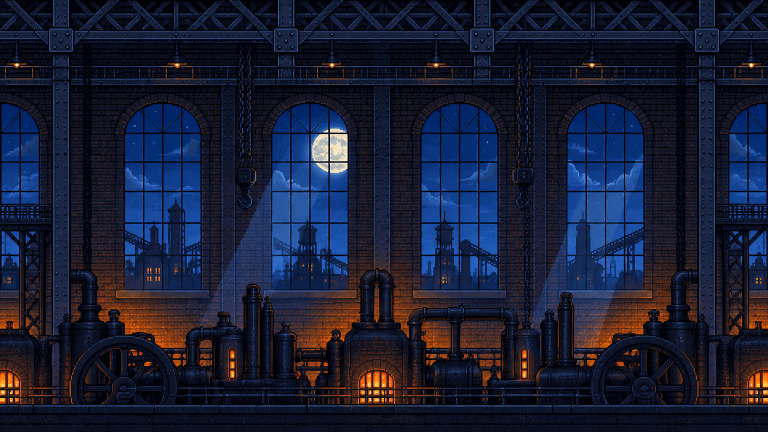
#> input picture booker-run/art/levels/raw/b-l4-far-med.png, 1536 x 864 px (shown at 1/2 size); the run also reads 1 picture not shown here
$ python b_build.py
#> lines starting #> are read from the running program, lines starting #| are printed output that depends on the picture; after the words box and inside, x2 and y2 are one past the last pixel; in counts of white or black regions, pixels touching at a corner belong together
### booker-run/art/levels/scripts/b_lib.py
"""Agent B shared pixel pipeline (Levels 4-6).

Same steps as art/scripts/build_assets.py (Level 1), copied here because that
script rebuilds Level 1 on import:
  box downscale (premultiplied) -> crossfade wrap seams -> per-level 32-colour
  palette (no dither) -> alpha thresholded to 0/255 -> bold dark inner outline.
"""
import os
import numpy as np
from PIL import Image

LEVELS = os.path.dirname(os.path.dirname(os.path.abspath(__file__)))  # art/levels
ART = os.path.dirname(LEVELS)
ROOT = os.path.dirname(ART)  # booker-run
OUT = os.path.join(ROOT, "public", "assets")
RAW = lambda n: os.path.join(LEVELS, "raw", n)
DRAFT = lambda n: os.path.join(LEVELS, "drafts", n)

N_COLORS = 32
OUTLINE = (34, 18, 22)  # same outline colour as Level 1
W, H = 480, 270


def rgba(path):
    return Image.open(path).convert("RGBA")


# [12 lines left out: function segments, not called in this run]


def clean_alpha(im, thr=128):
    a = np.array(im)
    on = a[:, :, 3] >= thr
    a[:, :, 3] = np.where(on, 255, 0)
    a[~on] = 0
    return Image.fromarray(a, "RGBA")


# [18 lines left out: functions split_row, split_grid, not called in this run]


def down(im, size):
    a = np.array(im).astype(np.float32)
    al = a[:, :, 3:4] / 255.0
    pre = np.concatenate([a[:, :, :3] * al, a[:, :, 3:4]], 2).astype(np.uint8)
    small = np.array(Image.fromarray(pre, "RGBA").resize(size, Image.BOX)).astype(np.float32)
    al2 = np.maximum(small[:, :, 3:4] / 255.0, 1e-6)
    rgb = np.clip(small[:, :, :3] / al2, 0, 255)
    return clean_alpha(Image.fromarray(np.concatenate([rgb, small[:, :, 3:4]], 2).astype(np.uint8), "RGBA"))


# [13 lines left out: function outline_inner, not called in this run]


def best_cut(im, min_frac=0.85, band=4):
    a = np.array(im.resize((im.width // 2, im.height // 2), Image.BOX)).astype(np.float32)
    a[:, :, :3] *= a[:, :, 3:4] / 255.0
    W0 = a.shape[1]
    head = a[:, :band]
    best, bw = None, W0
    for wc in range(int(W0 * min_frac), W0 - band):
        d = np.abs(a[:, wc:wc + band] - head).mean()
        if best is None or d < best:
            best, bw = d, wc
    return im.crop((0, 0, bw * 2, im.height))


def wrap_seamless(im, w, h, k, cut=True):
    if cut:
        im = best_cut(im)
    big = np.array(im.resize((w + k, h), Image.BOX)).astype(np.float32)
    out = big[:, :w].copy()
    for x in range(k):
        t = (x + 0.5) / k
        out[:, x] = big[:, w + x] * (1 - t) + big[:, x] * t
    return Image.fromarray(out.astype(np.uint8), "RGBA")


def wrap_xy(im, w, h, k):
    """Seamless both ways: crossfade columns, then rows."""
    big = np.array(im.convert("RGBA").resize((w + k, h + k), Image.BOX)).astype(np.float32)
    out = big[:, :w].copy()
    for x in range(k):
        t = (x + 0.5) / k
        out[:, x] = big[:, w + x] * (1 - t) + big[:, x] * t
    o2 = out[:h].copy()
    for y in range(k):
        t = (y + 0.5) / k
        o2[y] = out[h + y] * (1 - t) + out[y] * t
    return Image.fromarray(o2.astype(np.uint8), "RGBA")


# [48 lines left out: functions fit, make_palette, apply_palette, not called in this run]


def tile(im, nx, ny):
    a = np.array(im.convert("RGBA"))
    return Image.fromarray(np.tile(a, (ny, nx, 1)), "RGBA")


# [4 lines left out: function on_bg, not called in this run]


def zoom(im, z):
    return im.resize((im.width * z, im.height * z), Image.NEAREST)


# [87 lines left out: functions check_alpha, n_colors, down_lines, outline_outer, fit_outer, make_palette_groups and 1 more, not called in this run]

### booker-run/art/levels/scripts/b_build.py
"""Agent B: build Level 4-6 finals from art/levels/raw/b-*.png.

Run:  python3 art/levels/scripts/b_build.py 4 [5 6]
Writes public/assets/<key>.png, merges manifest entries (merge_manifest.py),
and saves art/levels/drafts/b-lN-check.png (assets at 4x + seam checks).
"""
import json
import subprocess
import sys

from b_lib import *

MERGE = os.path.join(ART, "scripts", "merge_manifest.py")


def platform_window(path, x0, period, n=3):
    """Cut n periods of a repeating catwalk/awning band and size it to 32x16."""
    im = clean_alpha(rgba(RAW(path)), 100)
    box = im.getbbox()
    band = im.crop((x0, box[1], x0 + round(period * n), box[3]))
    return band


def shade(im, k=1.0, tint=(20, 24, 60), t=0.0):
    """Night falloff for parallax layers: scale value by k, blend toward a tint."""
    a = np.array(im.convert("RGBA")).astype(np.float32)
    a[:, :, :3] = a[:, :, :3] * k * (1 - t) + np.array(tint, np.float32) * t
    return Image.fromarray(np.clip(a, 0, 255).astype(np.uint8), "RGBA")


def bg_layers(far, mid, near, mid_dy=0, near_dy=0, far_k=16, mid_shade=(1.0, 0.0),
              near_shade=(1.0, 0.0), tint=(20, 24, 60)):
    bg_far = wrap_seamless(rgba(RAW(far)), W, H, far_k)
    m = clean_alpha(wrap_seamless(rgba(RAW(mid)), W, H, 12))
    m = shade(m, mid_shade[0], tint, mid_shade[1])
    bg_mid = Image.new("RGBA", (W, H))
    bg_mid.alpha_composite(m, (0, mid_dy))
    n = clean_alpha(wrap_seamless(rgba(RAW(near)), W, H, 12))
    n = shade(n, near_shade[0], tint, near_shade[1])
    bg_near = Image.new("RGBA", (W, H))
    bg_near.alpha_composite(n, (0, near_dy))
    return bg_far, bg_mid, bg_near


OPAQUE = set()


# [65 lines left out: functions wrap_lines, finish, check_sheet, not called in this run]


# ------------------------------------------------------------------ Level 4
def level4():
    far, mid, near = bg_layers("b-l4-far-med.png", "b-l4-mid-med.png", "b-l4-near-med.png",
                               mid_dy=40, near_dy=14, mid_shade=(0.88, 0.06),
                               near_shade=(0.72, 0.12))
#> the loop in best_cut, `for wc in range(int(W0 * min_frac), W0 - band):` made 112 passes
#> (d, best) on passes 1, 34, 36, 37, 38, 39, 40, 73, 76, 77, 96, 110: (20.93, 20.93), (20.86, 20.86), (20.73, 20.73), (20.49, 20.49), (20.45, 20.45), (20.35, 20.35), (20.22, 20.22), (19.34, 19.34), (18.27, 18.27), (16.78, 16.78), (12.99, 12.99), (12.99, 12.99)
#> d on passes 2 to 7: 21.46, 21.72, 21.79, 21.82, 21.64, 21.51
#> after the loop in best_cut, `for wc in range(int(W0 * min_frac), W0 - band):`: best = 11.08; bw = 762
#> after the loop in wrap_seamless, `for x in range(k):`: out: shape (270, 480, 4) float32; mean R, G, B, A 23.8, 29.5, 51.8, 255.5
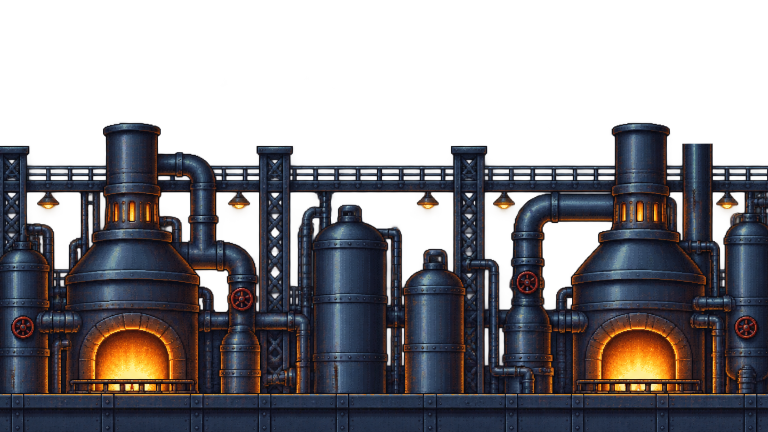
#> input picture booker-run/art/levels/raw/b-l4-mid-med.png, 1536 x 864 px (shown at 1/2 size)
#> in rgba, returned value is the input picture: PIL image 1536x864 RGBA; mean R, G, B, A 34.8, 32.9, 38.4, 141.6
#> call 2 of wrap_seamless, with w = 480, h = 270, k = 12, cut = True
#> the loop in best_cut (call 2), `for wc in range(int(W0 * min_frac), W0 - band):` made 112 passes
#> (d, best) on passes 1, 4, 5, 6, 7, 8, 9, 10, 11, 12, 19, 20: (25.14, 25.14), (24.85, 24.85), (23.76, 23.76), (22.49, 22.49), (21.75, 21.75), (21.68, 21.68), (21.25, 21.25), (21.06, 21.06), (20.64, 20.64), (19.74, 19.74), (19.03, 19.03), (18.7, 18.7)
#> d on passes 2, 3, 13, 14, 15, 16: 25.49, 25.6, 20.4, 21.53, 21.58, 21.72
#> after the loop in wrap_seamless (call 2), `for x in range(k):`:
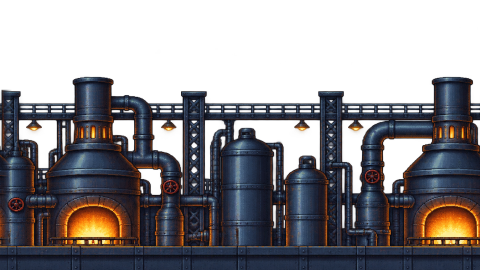
#> out: shape (270, 480, 4) float32; mean R, G, B, A 30.5, 28.1, 32, 140.7; transparent parts drawn white
#> in clean_alpha, `on = a[:, :, 3] >= thr`:
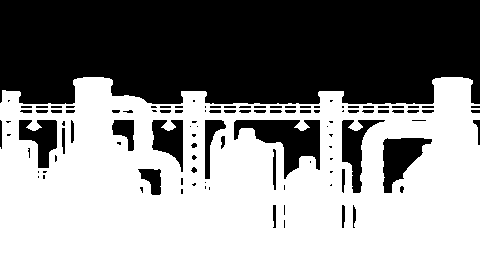
#> on: shape (270, 480) bool; 55.9% white; 109 black regions (49 under 20 px), largest, box (x1, y1, x2, y2) and area: (0, 0, 480, 104) 46736, (234, 120, 320, 179) 2370, (383, 138, 432, 193) 1451
#> in clean_alpha, `a[~on] = 0`: a: shape (270, 480, 4); mean R, G, B, A 29.1, 26.8, 30.5, 142.5
#> in bg_layers, `bg_mid = Image.new("RGBA", (W, H))`: bg_mid: PIL image 480x270 RGBA; every value is 0
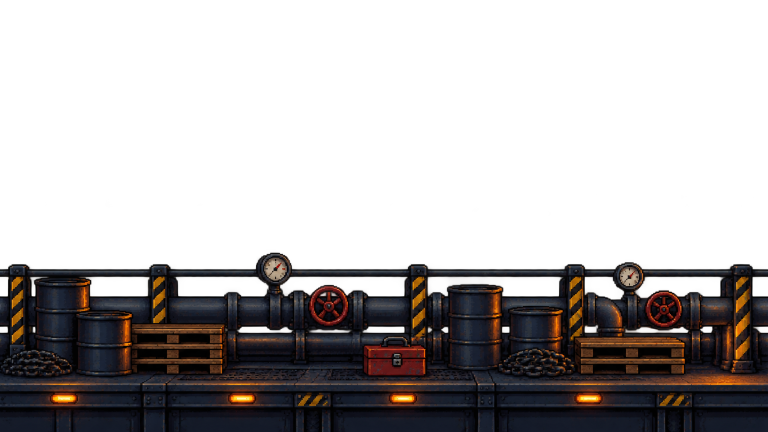
#> input picture booker-run/art/levels/raw/b-l4-near-med.png, 1536 x 864 px (shown at 1/2 size)
#> in rgba, returned value is the input picture: PIL image 1536x864 RGBA; mean R, G, B, A 16.4, 13.2, 13.4, 87.9
#> after the loop in wrap_seamless (call 3), `for x in range(k):`: out: shape (270, 480, 4) float32; mean R, G, B, A 13.7, 10.4, 10.3, 88.1
#> in clean_alpha (call 2), `on = a[:, :, 3] >= thr`: on: shape (270, 480) bool; 35.1% white; 1 white region, box (x1, y1, x2, y2) and area: (0, 158, 480, 270) 45440
#> in clean_alpha (call 2), `a[~on] = 0`: a: shape (270, 480, 4); mean R, G, B, A 13.3, 10.1, 10, 89.4
    ground = wrap_seamless(rgba(RAW("b-l4-ground-med.png")), 32, 32, 6, cut=False)
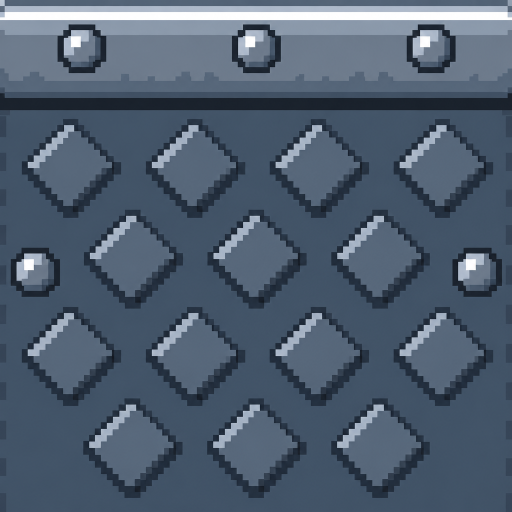
#> input picture booker-run/art/levels/raw/b-l4-ground-med.png, 1024 x 1024 px (shown at 1/2 size)
#> after the loop in wrap_seamless (call 4), `for x in range(k):`: out: shape (32, 32, 4) float32; mean R, G, B, A 78.3, 93.5, 111.3, 255
    pit = wrap_xy(rgba(RAW("b-l4-pit-med.png")), 32, 32, 6)
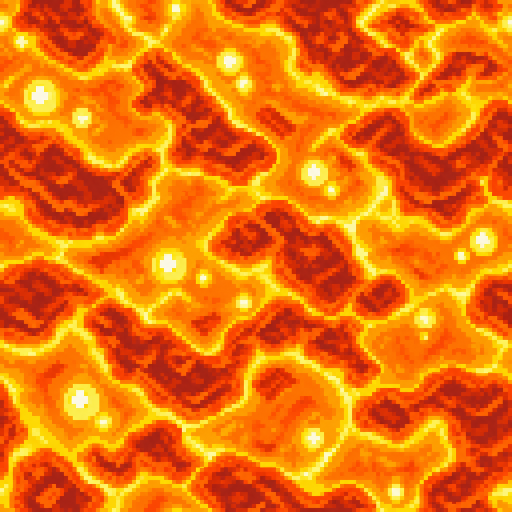
#> input picture booker-run/art/levels/raw/b-l4-pit-med.png, 1024 x 1024 px (shown at 1/2 size)
#> in wrap_xy, `big = np.array(im.convert("RGBA").resize((w + k, h + k), Image.BOX)).a..`:
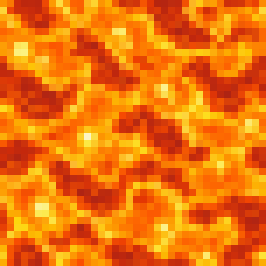
#> big: shape (38, 38, 4) float32 (shown 7 times larger); mean R, G, B, A 238.6, 116.5, 10.7, 255
    wall = down(rgba(RAW("b-l4-wall-med.png")), (32, 32))
    band = platform_window("b-l4-platform2-med.png", 264, 252, 2)  # yellow catwalk, 2 panels
    platform = outline_inner(clean_alpha(down(band, (32, 16))), 0.6, wrap_x=True)
    gear = split_grid(rgba(RAW("b-l4-props-med.png")))[0]
    crate, vent = split_grid(rgba(RAW("b-l4-props2-med.png")))  # bright orange crate, silver vent
    props = {
        "l4-gear": fit(shade(gear, 1.35), (24, 24), align="center"),  # lighter disc reads at 1x
        "l4-crate": fit(crate, (24, 24), stretch=True),
        "l4-steam-vent": fit(vent, (16, 8), stretch=True),
    }
    named = {"l4-bg-far": far, "l4-bg-mid": mid, "l4-bg-near": near, "l4-ground": ground,
             "l4-pit": pit, "l4-platform": platform, "l4-wall": wall, **props}
    weights = {"l4-ground": 20, "l4-pit": 20, "l4-platform": 30, "l4-wall": 20,
               "l4-gear": 40, "l4-crate": 40, "l4-steam-vent": 40}
    groups = [(["l4-bg-far", "l4-bg-mid", "l4-bg-near"], 13),
              (["l4-ground", "l4-pit", "l4-platform", "l4-wall"], 8),
              (["l4-gear", "l4-crate", "l4-steam-vent"], 9)]
    final = finish(4, named, weights, extra=[(255, 236, 160)], groups=groups,
                   opaque={"l4-bg-far", "l4-ground", "l4-pit", "l4-wall"})
    check_sheet(4, final, {"l4-ground": (3, 1), "l4-pit": (2, 2), "l4-wall": (2, 2),
                           "l4-platform": (3, 1)},
                ["l4-gear", "l4-crate", "l4-steam-vent"])
    return final


# ------------------------------------------------------------------ Level 5
# [98 lines left out: functions sheet2, recolor, level5, level6, not called in this run]


if __name__ == "__main__":
    for lv in sys.argv[1:] or ["4"]:
#> (the run stopped early here; a loop or call above may not have finished)
